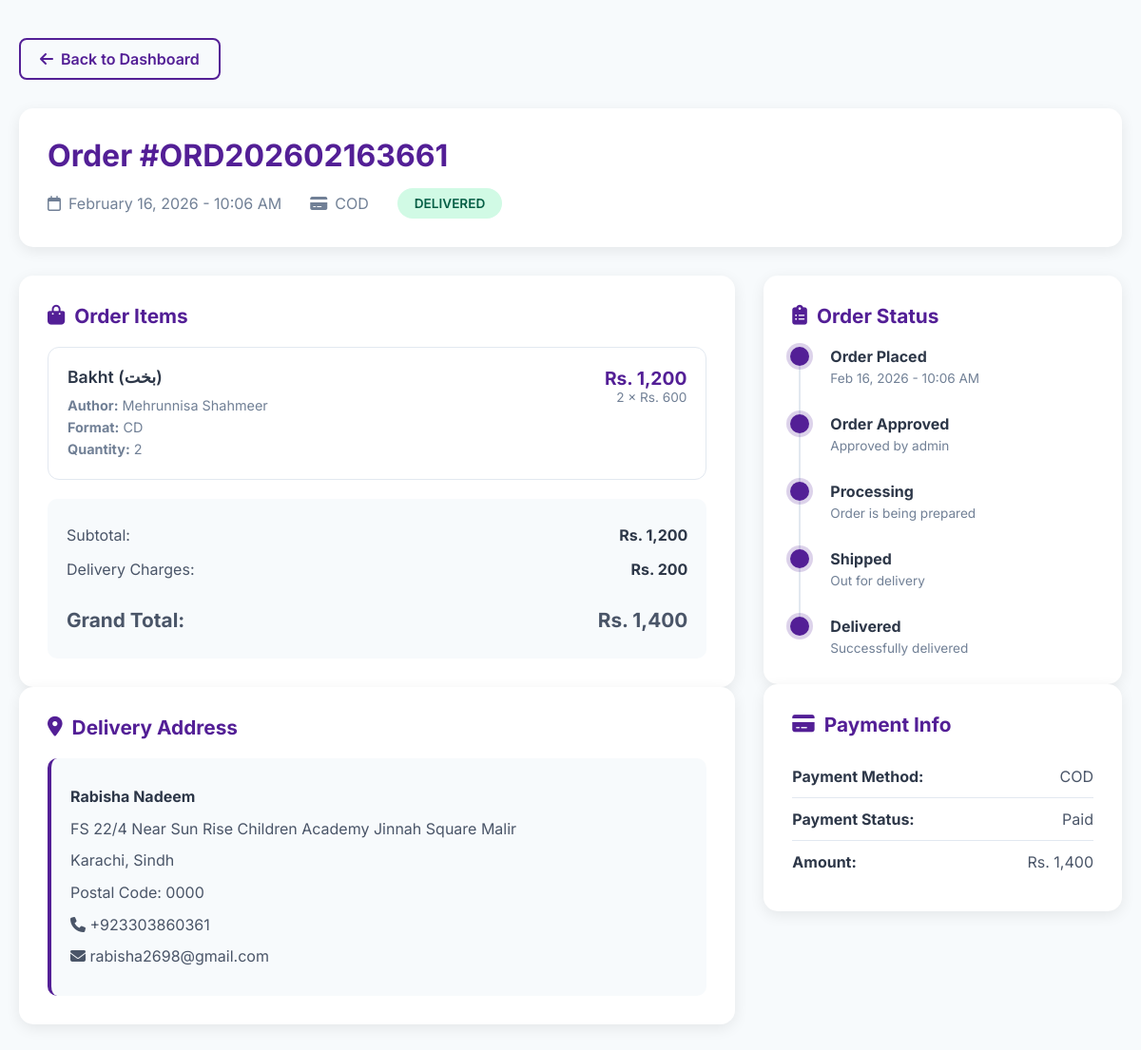
Page /order-details.php?id=2 (signed in) on the committed database.
### tables this page shows
CREATE TABLE `orders` (
  `id` int(11) NOT NULL,
  `user_id` int(11) DEFAULT NULL,
  `order_number` varchar(50) NOT NULL,
  `first_name` varchar(100) NOT NULL,
  `last_name` varchar(100) NOT NULL,
  `email` varchar(150) NOT NULL,
  `phone` varchar(20) NOT NULL,
  `address` text NOT NULL,
  `city` varchar(100) NOT NULL,
  `postal_code` varchar(20) NOT NULL,
  `province` varchar(100) NOT NULL,
  `order_notes` text DEFAULT NULL,
  `payment_method` varchar(50) NOT NULL,
  `subtotal` decimal(10,2) NOT NULL,
  `delivery_charges` decimal(10,2) NOT NULL,
  `total` decimal(10,2) NOT NULL,
  `order_status` enum('pending','approved','processing','shipped','delivered','cancelled') DEFAULT 'pending',
  `created_at` timestamp NOT NULL DEFAULT current_timestamp(),
  `updated_at` timestamp NOT NULL DEFAULT current_timestamp() ON UPDATE current_timestamp()
);

CREATE TABLE `order_items` (
  `id` int(11) NOT NULL,
  `order_id` int(11) NOT NULL,
  `book_id` int(11) NOT NULL,
  `title` varchar(255) NOT NULL,
  `author` varchar(255) NOT NULL,
  `format` varchar(50) NOT NULL,
  `price` decimal(10,2) NOT NULL,
  `quantity` int(11) NOT NULL,
  `total` decimal(10,2) NOT NULL,
  `created_at` timestamp NOT NULL DEFAULT current_timestamp()
);

### order-details.php (the view, shortened to what this page needs)
<?php
include "database/config.php";
$userId = $_SESSION['user_id'];
$orderId = isset($_GET['id']) ? (int)$_GET['id'] : 0;
$orderQuery = mysqli_query($conn, "SELECT * FROM orders WHERE id='$orderId' AND user_id='$userId'");
$order = mysqli_fetch_assoc($orderQuery);
$itemsQuery = mysqli_query($conn, "SELECT * FROM order_items WHERE order_id='$orderId'");
?>
<!DOCTYPE html>
<html lang="en">
<head>
    <link rel="stylesheet" href="https://cdnjs.cloudflare.com/ajax/libs/font-awesome/6.4.0/css/all.min.css">
</head>
<body>
<div class="container">
    <a href="useraccount.php" class="back-btn">
        <i class="fas fa-arrow-left"></i> Back to Dashboard
    </a>
    <div class="order-header">
        <h1>Order #<?php echo $order['order_number']; ?></h1>
        <div class="order-meta">
            <div>
                <i class="far fa-calendar"></i>
                <span><?php echo date('F d, Y - h:i A', strtotime($order['created_at'])); ?></span>
            </div>
            <div>
                <i class="fas fa-credit-card"></i>
                <span><?php echo strtoupper($order['payment_method']); ?></span>
            </div>
            <div>
                <span class="status-badge status-<?php echo $order['order_status']; ?>">
                    <?php echo ucfirst($order['order_status']); ?>
                </span>
            </div>
        </div>
    </div>
    <div class="content-grid">
        <div>
            <div class="card">
                <h3><i class="fas fa-shopping-bag"></i> Order Items</h3>
                <?php while ($item = mysqli_fetch_assoc($itemsQuery)): ?>
                    <div class="order-item">
                        <div class="item-info">
                            <div class="item-title"><?php echo htmlspecialchars($item['title']); ?></div>
                            <div class="item-meta">
                                <div><strong>Author:</strong> <?php echo htmlspecialchars($item['author']); ?></div>
                                <div><strong>Format:</strong> <?php echo strtoupper($item['format']); ?></div>
                                <div><strong>Quantity:</strong> <?php echo $item['quantity']; ?></div>
                            </div>
                        </div>
                        <div class="item-price">
                            <div class="price">Rs. <?php echo number_format($item['total'], 0); ?></div>
                            <div class="qty"><?php echo $item['quantity']; ?> × Rs. <?php echo number_format($item['price'], 0); ?></div>
                        </div>
                    </div>
                <?php endwhile; ?>
                <div class="total-row">
                    <div class="info-row">
                        <span>Subtotal:</span>
                        <strong>Rs. <?php echo number_format($order['subtotal'], 0); ?></strong>
                    </div>
                    <div class="info-row">
                        <span>Delivery Charges:</span>
                        <strong>Rs. <?php echo number_format($order['delivery_charges'], 0); ?></strong>
                    </div>
                    <div class="info-row grand-total">
                        <span>Grand Total:</span>
                        <span>Rs. <?php echo number_format($order['total'], 0); ?></span>
                    </div>
                </div>
            </div>
            <div class="card">
                <h3><i class="fas fa-map-marker-alt"></i> Delivery Address</h3>
                <div class="address-box">
                    <p><strong><?php echo $order['first_name'] . ' ' . $order['last_name']; ?></strong></p>
                    <p><?php echo htmlspecialchars($order['address']); ?></p>
                    <p><?php echo htmlspecialchars($order['city']); ?>, <?php echo htmlspecialchars($order['province']); ?></p>
                    <p>Postal Code: <?php echo htmlspecialchars($order['postal_code']); ?></p>
                    <p><i class="fas fa-phone"></i> <?php echo htmlspecialchars($order['phone']); ?></p>
                    <p><i class="fas fa-envelope"></i> <?php echo htmlspecialchars($order['email']); ?></p>
                </div>
            </div>
        </div>
        <div>
            <div class="card">
                <h3><i class="fas fa-clipboard-list"></i> Order Status</h3>
                <div class="timeline">
                    <div class="timeline-item">
                        <div class="timeline-dot <?php echo in_array($order['order_status'], ['pending', 'approved', 'processing', 'shipped', 'delivered']) ? 'active' : ''; ?>"></div>
                        <div class="timeline-content">
                            <h4>Order Placed</h4>
                            <p><?php echo date('M d, Y - h:i A', strtotime($order['created_at'])); ?></p>
                        </div>
                    </div>
                    <div class="timeline-item">
                        <div class="timeline-dot <?php echo in_array($order['order_status'], ['approved', 'processing', 'shipped', 'delivered']) ? 'active' : ''; ?>"></div>
                        <div class="timeline-content">
                            <h4>Order Approved</h4>
                            <p><?php echo in_array($order['order_status'], ['approved', 'processing', 'shipped', 'delivered']) ? 'Approved by admin' : 'Waiting for approval'; ?></p>
                        </div>
                    </div>
                    <div class="timeline-item">
                        <div class="timeline-dot <?php echo in_array($order['order_status'], ['processing', 'shipped', 'delivered']) ? 'active' : ''; ?>"></div>
                        <div class="timeline-content">
                            <h4>Processing</h4>
                            <p><?php echo in_array($order['order_status'], ['processing', 'shipped', 'delivered']) ? 'Order is being prepared' : 'Not started yet'; ?></p>
                        </div>
                    </div>
                    <div class="timeline-item">
                        <div class="timeline-dot <?php echo in_array($order['order_status'], ['shipped', 'delivered']) ? 'active' : ''; ?>"></div>
                        <div class="timeline-content">
                            <h4>Shipped</h4>
                            <p><?php echo in_array($order['order_status'], ['shipped', 'delivered']) ? 'Out for delivery' : 'Not shipped yet'; ?></p>
                        </div>
                    </div>
                    <div class="timeline-item">
                        <div class="timeline-dot <?php echo $order['order_status'] == 'delivered' ? 'active' : ''; ?>"></div>
                        <div class="timeline-content">
                            <h4>Delivered</h4>
                            <p><?php echo $order['order_status'] == 'delivered' ? 'Successfully delivered' : 'Not delivered yet'; ?></p>
                        </div>
                    </div>
                </div>
            </div>
            <div class="card">
                <h3><i class="fas fa-credit-card"></i> Payment Info</h3>
                <div class="info-row">
                    <strong>Payment Method:</strong>
                    <span><?php echo strtoupper($order['payment_method']); ?></span>
                </div>
                <div class="info-row">
                    <strong>Payment Status:</strong>
                    <span><?php echo $order['order_status'] == 'delivered' ? 'Paid' : 'Pending'; ?></span>
                </div>
                <div class="info-row">
                    <strong>Amount:</strong>
                    <span>Rs. <?php echo number_format($order['total'], 0); ?></span>
                </div>
            </div>
        </div>
    </div>
</div>
</body>
</html>

### order-details.php (style rules this page uses)
:root { --primary-color: #531f96ff; --body-font: "Inter", sans-serif; }
* { margin: 0; padding: 0; box-sizing: border-box; }
body { font-family: var(--body-font); background: #f7fafc; padding: 40px 20px; }
.container { max-width: 1200px; margin: 0 auto; }
.back-btn { display: inline-flex; align-items: center; gap: 8px; color: var(--primary-color); text-decoration: none; font-weight: 600; margin-bottom: 30px; padding: 10px 20px; border: 2px solid var(--primary-color); border-radius: 8px; transition: all 0.3s ease; }
.order-header { background: white; padding: 30px; border-radius: 15px; box-shadow: 0 4px 15px rgba(0,0,0,0.08); margin-bottom: 30px; }
.order-header h1 { color: var(--primary-color); margin-bottom: 15px; font-size: 2rem; }
.order-meta { display: flex; gap: 30px; flex-wrap: wrap; color: #718096; }
.order-meta div { display: flex; align-items: center; gap: 8px; }
.status-badge { display: inline-block; padding: 8px 18px; border-radius: 20px; font-size: 0.85rem; font-weight: 600; text-transform: uppercase; }
.status-delivered { background: #d1fae5; color: #065f46; }
.content-grid { display: grid; grid-template-columns: 2fr 1fr; gap: 30px; }
.card { background: white; padding: 30px; border-radius: 15px; box-shadow: 0 4px 15px rgba(0,0,0,0.08); }
.card h3 { color: var(--primary-color); margin-bottom: 20px; font-size: 1.3rem; display: flex; align-items: center; gap: 10px; }
.order-item { display: flex; gap: 20px; padding: 20px; border: 1px solid #e2e8f0; border-radius: 12px; margin-bottom: 15px; transition: all 0.3s ease; }
.item-info { flex: 1; }
.item-title { font-weight: 600; color: #2d3748; margin-bottom: 8px; font-size: 1.1rem; }
.item-meta { color: #718096; font-size: 0.9rem; line-height: 1.6; }
.item-price { text-align: right; }
.item-price .price { font-size: 1.2rem; font-weight: 700; color: var(--primary-color); }
.item-price .qty { color: #718096; font-size: 0.85rem; }
.info-row { display: flex; justify-content: space-between; padding: 12px 0; border-bottom: 1px solid #e2e8f0; }
.info-row:last-child { border-bottom: none; }
.info-row strong { color: #2d3748; }
.info-row span { color: #4a5568; }
.total-row { background: #f7fafc; padding: 20px; border-radius: 10px; margin-top: 20px; }
.total-row .info-row { border: none; padding: 8px 0; }
.grand-total { font-size: 1.3rem; color: var(--primary-color); font-weight: 700; padding-top: 15px; margin-top: 15px; border-top: 2px solid var(--primary-color); }
.address-box { background: #f7fafc; padding: 20px; border-radius: 10px; border-left: 4px solid var(--primary-color); }
.address-box p { margin: 8px 0; color: #4a5568; line-height: 1.6; }
.address-box strong { color: #2d3748; }
.timeline { position: relative; padding-left: 40px; }
.timeline-item { position: relative; padding-bottom: 30px; }
.timeline-item:last-child { padding-bottom: 0; }
.timeline-item::before { content: ''; position: absolute; left: -33px; top: 0; width: 2px; height: 100%; background: #e2e8f0; }
.timeline-item:last-child::before { display: none; }
.timeline-dot { position: absolute; left: -40px; top: 0; width: 16px; height: 16px; border-radius: 50%; background: var(--primary-color); }
.timeline-dot.active { width: 20px; height: 20px; left: -42px; box-shadow: 0 0 0 4px rgba(83, 31, 150, 0.2); }
.timeline-content h4 { color: #2d3748; margin-bottom: 5px; font-size: 1rem; }
.timeline-content p { color: #718096; font-size: 0.85rem; }

### rows in the picture
orders: order_number "ORD202602163661", created_at "February 16, 2026 - 10:06 AM", payment_method "COD", order_status "DELIVERED", subtotal "1,200", delivery_charges "200", total "1,400", first_name "Rabisha", last_name "Nadeem", address "FS 22/4 Near Sun Rise Children Academy Jinnah Square Malir", city "Karachi", province "Sindh", postal_code "0000", phone "+923303860361", email "rabisha2698@gmail.com", created_at "Feb 16, 2026 - 10:06 AM"
order_items: title "Bakht (بخت)", author "Mehrunnisa Shahmeer", format "CD", quantity "2", total "1,200", price "600"
